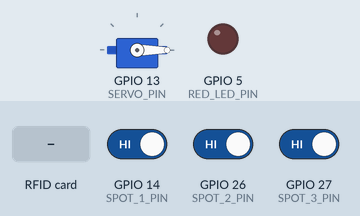
The sketch below on a simulated ESP32. Shown: servo, output pins drawn as LEDs (lit = HIGH). Wiring (inferred from the names in the program): IR receiver: data GPIO 33. Inputs (shaded band) come from the test bench; at power-on: GPIO 14 (SPOT_1_PIN) HIGH, GPIO 26 (SPOT_2_PIN) HIGH, GPIO 27 (SPOT_3_PIN) HIGH. WiFi joins after 1.5 s; servers stay silent unless stated; what the sketch prints to the serial monitor is not drawn.

Above: at 3.0 s.
3.1 s: RFID card 8D AF 29 A9 held to the reader
At 3.6 s:
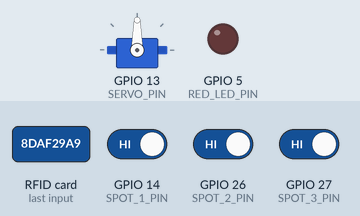
9.2 s: GPIO 14 (SPOT_1_PIN) driven LOW and GPIO 26 (SPOT_2_PIN) driven LOW and GPIO 27 (SPOT_3_PIN) driven LOW
At 10.2 s:
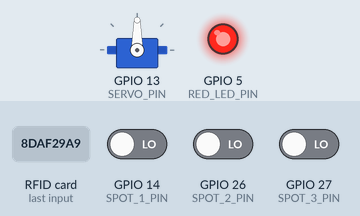
10.7 s: GPIO 14 (SPOT_1_PIN) driven HIGH
At 11.8 s:
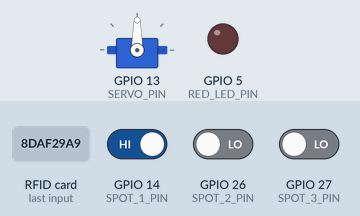
Timing chart, 0 to 13.2 s (numbered marks = the images above; inputs shaded):
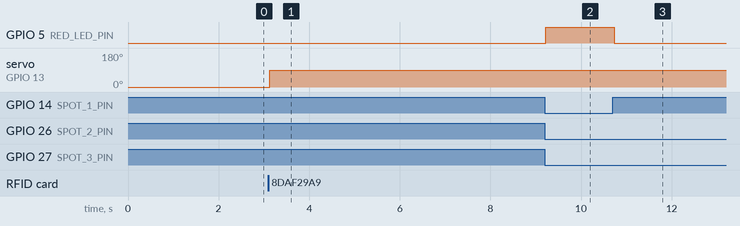

The sketch:

smart_parking_esp32.ino
```cpp
#define BLYNK_TEMPLATE_ID   "....."
#define BLYNK_TEMPLATE_NAME "....."
#define BLYNK_AUTH_TOKEN    "....."

#define BLYNK_PRINT Serial
#include <WiFi.h>
#include <WiFiClient.h>
#include <BlynkSimpleEsp32.h>
#include <SPI.h>
#include <MFRC522.h>
#include <ESP32Servo.h>

// Dane do hotspotu z iPhone'a
char auth[] = BLYNK_AUTH_TOKEN;
char ssid[] = "iPhone 15 Pro";
char pass[] = ".....";

// Piny RFID (SPI) dla ESP32
#define RST_PIN  25
#define SS_PIN   22
#define SCK_PIN  18
#define MISO_PIN 19
#define MOSI_PIN 23

MFRC522 mfrc522(SS_PIN, RST_PIN);

// Piny peryferiów
#define SERVO_PIN      13   // Szlaban (serwo)
#define IR_BEFORE_GATE 32   // Czujnik przed bramą (zewnętrzny - do zamykania przy wyjeździe)
#define IR_AFTER_GATE  33   // Czujnik po bramie (wewnętrzny - do zamykania przy wjeździe / otwierania przy wyjeździe)

// Czujniki 3 miejsc parkingowych
#define SPOT_1_PIN     14
#define SPOT_2_PIN     26
#define SPOT_3_PIN     27

#define RED_LED_PIN     5   // Fizyczna czerwona dioda na płytce (pełny parking)

Servo szlabanServo;

// Uprawnione karty (4 sztuki)
String authorizedUIDs[] = {
  "8D AF 29 A9",
  "0D 61 4D A6",
  "BD A1 67 A9",
  "DD 9A F0 A9"
};
const int totalUsers = 4;

bool waitingForCarToEnter = false; // Flaga: auto wjeżdża z zewnątrz
bool waitingForCarToExit = false;  // Flaga: auto wyjeżdża od środka

// Zmienne do zapamiętywania stanu miejsc (eliminacja spamu w konsoli i wysyłania do Blynka tylko przy zmianie)
bool lastSpot1 = false;
bool lastSpot2 = false;
bool lastSpot3 = false;

void otwórzSzlaban() {
  szlabanServo.write(90); // Kąt otwarcia
  Serial.println("🟢 [SZLABAN] Otwarty.");
}

void zamknijSzlaban() {
  szlabanServo.write(0);  // Kąt zamknięcia
  waitingForCarToEnter = false;
  waitingForCarToExit = false;
  Serial.println("🔴 [SZLABAN] Zamknięty.");
}

void setup() {
  Serial.begin(115200);

  pinMode(IR_BEFORE_GATE, INPUT_PULLUP);
  pinMode(IR_AFTER_GATE, INPUT_PULLUP);

  pinMode(SPOT_1_PIN, INPUT_PULLUP);
  pinMode(SPOT_2_PIN, INPUT_PULLUP);
  pinMode(SPOT_3_PIN, INPUT_PULLUP);

  pinMode(RED_LED_PIN, OUTPUT);
  digitalWrite(RED_LED_PIN, LOW);

  szlabanServo.attach(SERVO_PIN);
  zamknijSzlaban();

  SPI.begin(SCK_PIN, MISO_PIN, MOSI_PIN, SS_PIN);
  mfrc522.PCD_Init();

  Serial.println("--- ŁĄCZENIE Z BLYNK (HOTSPOT IPHONE) ---");
  Blynk.begin(auth, ssid, pass);
  Serial.println("--- SMART PARKING URUCHOMIONY I POŁĄCZONY ---");
}

void loop() {
  Blynk.run(); // Obsługa połączenia Blynk

  // 1. Sprawdzenie fizycznego stanu miejsc (LOW = zajęte przez auto)
  bool spot1_busy = (digitalRead(SPOT_1_PIN) == LOW);
  bool spot2_busy = (digitalRead(SPOT_2_PIN) == LOW);
  bool spot3_busy = (digitalRead(SPOT_3_PIN) == LOW);

  int zajeteMiejsca = 0;
  if (spot1_busy) zajeteMiejsca++;
  if (spot2_busy) zajeteMiejsca++;
  if (spot3_busy) zajeteMiejsca++;

  // Aktualizacja stanów diod w Blynku i konsoli tylko wtedy, gdy zmieni się stan któregokolwiek miejsca
  if (spot1_busy != lastSpot1 || spot2_busy != lastSpot2 || spot3_busy != lastSpot3) {
    Serial.println("----------------------------------------");
    Serial.println("📊 ZMIANA STANÓW NA MIEJSCACH:");
    Serial.print("   Miejsce 1: "); Serial.println(spot1_busy ? "🔴 ZAJĘTE" : "🟢 WOLNE");
    Serial.print("   Miejsce 2: "); Serial.println(spot2_busy ? "🔴 ZAJĘTE" : "🟢 WOLNE");
    Serial.print("   Miejsce 3: "); Serial.println(spot3_busy ? "🔴 ZAJĘTE" : "🟢 WOLNE");
    Serial.print("   Zajętych łącznie: "); Serial.print(zajeteMiejsca); Serial.println("/3");
    Serial.println("----------------------------------------");

    // --- STEROWANIE DIODAMI W BLYNKU ---
    // SLOT 1 (V0 = Zielona Wolne, V3 = Czerwona Zajęte)[cite: 2]
    if (spot1_busy) {
      Blynk.virtualWrite(V0, 0);
      Blynk.virtualWrite(V3, 255);
    } else {
      Blynk.virtualWrite(V0, 255);
      Blynk.virtualWrite(V3, 0);
    }

    // SLOT 2 (V1 = Zielona Wolne, V4 = Czerwona Zajęte)[cite: 2]
    if (spot2_busy) {
      Blynk.virtualWrite(V1, 0);
      Blynk.virtualWrite(V4, 255);
    } else {
      Blynk.virtualWrite(V1, 255);
      Blynk.virtualWrite(V4, 0);
    }

    // SLOT 3 (V2 = Zielona Wolne, V5 = Czerwona Zajęte)[cite: 2]
    if (spot3_busy) {
      Blynk.virtualWrite(V2, 0);
      Blynk.virtualWrite(V5, 255);
    } else {
      Blynk.virtualWrite(V2, 255);
      Blynk.virtualWrite(V5, 0);
    }

    lastSpot1 = spot1_busy;
    lastSpot2 = spot2_busy;
    lastSpot3 = spot3_busy;
  }

  // Sterowanie fizyczną czerwoną diodą na płytce (pełny parking)
  if (zajeteMiejsca >= 3) {
    digitalWrite(RED_LED_PIN, HIGH);
  } else {
    digitalWrite(RED_LED_PIN, LOW);
  }

  // 2. LOGIKA WYJAZDU: Auto wewnątrz podjeżdża do bramy i aktywuje IR_AFTER_GATE
  if (digitalRead(IR_AFTER_GATE) == LOW && !waitingForCarToEnter && !waitingForCarToExit) {
    Serial.println("🚗 Wykryto pojazd wewnątrz (chce wyjechać). Otwieram szlaban...");
    otwórzSzlaban();
    waitingForCarToExit = true; // Czekamy aż minie czujnik zewnętrzny
    delay(1000); // Krótkie opóźnienie, żeby auto zdążyło ruszyć z czujnika wewnętrznego
  }

  // 3. ZAMKNIĘCIE PRZY WYJEŹDZIE: Gdy auto wyjedzie na zewnątrz i minie czujnik IR_BEFORE_GATE
  if (waitingForCarToExit && digitalRead(IR_BEFORE_GATE) == LOW) {
    Serial.println("🚗 Auto opuściło parking i minęło czujnik zewnętrzny. Czekam 3 sekundy i zamykam szlaban...");
    delay(3000);
    zamknijSzlaban();
  }

  // 4. ZAMKNIĘCIE PRZY WJEŹDZIE: Gdy auto wjeżdża z zewnątrz i mija czujnik IR_AFTER_GATE
  if (waitingForCarToEnter && digitalRead(IR_AFTER_GATE) == LOW) {
    Serial.println("🚗 Auto wjechało na teren i minęło czujnik wewnętrzny. Czekam 3 sekundy i zamykam szlaban...");
    delay(3000);
    zamknijSzlaban();
  }

  // 5. Obsługa odczytu RFID (Wjazd z zewnątrz)
  if (!mfrc522.PICC_IsNewCardPresent() || !mfrc522.PICC_ReadCardSerial()) {
    return;
  }

  // Odczyt UID karty w formacie HEX
  String uidStr = "";
  for (byte i = 0; i < mfrc522.uid.size; i++) {
    if (mfrc522.uid.uidByte[i] < 0x10) uidStr += "0";
    uidStr += String(mfrc522.uid.uidByte[i], HEX);
    if (i < mfrc522.uid.size - 1) uidStr += " ";
  }
  uidStr.toUpperCase();

  Serial.println("----------------------------------------");
  Serial.print("💳 Zeskanowano UID: ");
  Serial.println(uidStr);

  // A. ZARZĄDCA (Karta A9 A5 63 06 - Zawsze wjeżdża, ignoruje limit)
  if (uidStr == "A9 A5 63 06") {
    Serial.println("👑 WITAJ ZARZĄDCO! Szlaban OTWARTY (Tryb priorytetowy).");
    otwórzSzlaban();
    waitingForCarToEnter = true;
  }

  // B. KARTY BEZ DOSTĘPU
  else if (uidStr == "F2 72 D8 11" || uidStr == "6D 20 E0 A5") {
    Serial.println("🚫 ODMOWA DOSTĘPU! Brak uprawnień do wjazdu.");
  }

  // C. KARTY Z DOSTĘPEM (Weryfikacja wolnych miejsc)
  else {
    bool isAuthorized = false;
    for (int i = 0; i < totalUsers; i++) {
      if (authorizedUIDs[i] == uidStr) {
        isAuthorized = true;
        break;
      }
    }

    if (isAuthorized) {
      if (zajeteMiejsca < 3) {
        Serial.print("✅ WJAZD DOZWOLONY. Wolne miejsca: ");
        Serial.println(3 - zajeteMiejsca);
        otwórzSzlaban();
        waitingForCarToEnter = true;
      } else {
        Serial.println("❌ PARKING PEŁNY! Wszystkie 3 miejsca są zajęte. Wjazd zablokowany.");
      }
    } else {
      Serial.println("❓ Nieznana karta/brelok. Brak dostępu.");
    }
  }

  Serial.println("----------------------------------------");
  mfrc522.PICC_HaltA();
  mfrc522.PCD_StopCrypto1();
  delay(1000);
}
```

Measured:
- after the input at 3.1 s, servo on GPIO 13 (SERVO_PIN): 0° → 90° at once
- after the input at 9.2 s, GPIO 5 (RED_LED_PIN): LOW → HIGH at once
- after the input at 10.7 s, GPIO 5 (RED_LED_PIN): HIGH → LOW at once
